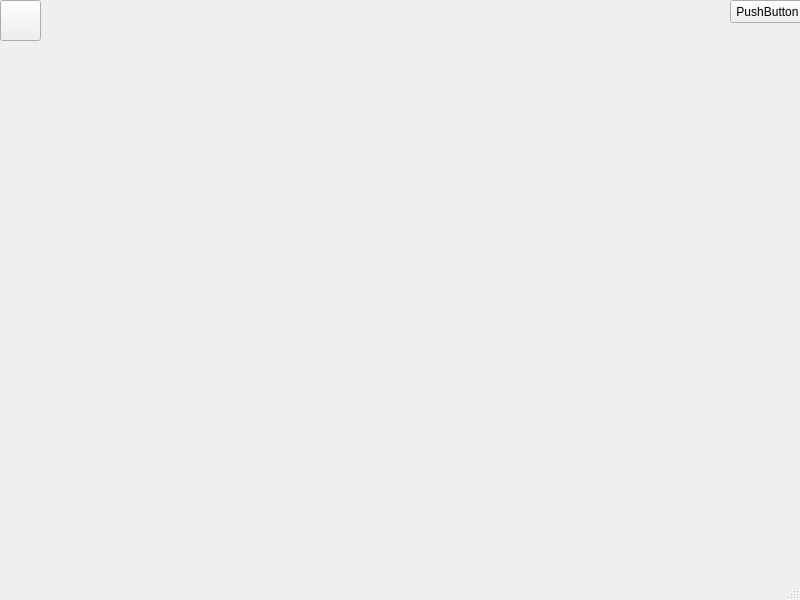
<?xml version="1.0" encoding="UTF-8"?>
<ui version="4.0">
 <class>MainWindow</class>
 <widget class="QMainWindow" name="MainWindow">
  <property name="geometry">
   <rect>
    <x>0</x>
    <y>0</y>
    <width>800</width>
    <height>600</height>
   </rect>
  </property>
  <property name="windowTitle">
   <string>MainWindow</string>
  </property>
  <widget class="QWidget" name="centralwidget">
   <widget class="QPushButton" name="pushButton">
    <property name="geometry">
     <rect>
      <x>730</x>
      <y>0</y>
      <width>75</width>
      <height>23</height>
     </rect>
    </property>
    <property name="text">
     <string>PushButton</string>
    </property>
   </widget>
   <widget class="QLabel" name="label">
    <property name="geometry">
     <rect>
      <x>20</x>
      <y>40</y>
      <width>40</width>
      <height>40</height>
     </rect>
    </property>
    <property name="text">
     <string/>
    </property>
   </widget>
   <widget class="QPushButton" name="pushButton_2">
    <property name="geometry">
     <rect>
      <x>0</x>
      <y>0</y>
      <width>41</width>
      <height>41</height>
     </rect>
    </property>
    <property name="text">
     <string/>
    </property>
    <property name="icon">
     <iconset>
      <normaloff>C:/Users/PC-11/Desktop/40pix/0.png</normaloff>C:/Users/PC-11/Desktop/40pix/0.png</iconset>
    </property>
    <property name="iconSize">
     <size>
      <width>100</width>
      <height>100</height>
     </size>
    </property>
   </widget>
  </widget>
  <widget class="QMenuBar" name="menubar">
   <property name="geometry">
    <rect>
     <x>0</x>
     <y>0</y>
     <width>800</width>
     <height>21</height>
    </rect>
   </property>
  </widget>
  <widget class="QStatusBar" name="statusbar"/>
 </widget>
 <resources>
  <include location="C:/Users/PC-11/Desktop/40pix/base.qrc"/>
 </resources>
 <connections/>
</ui>
